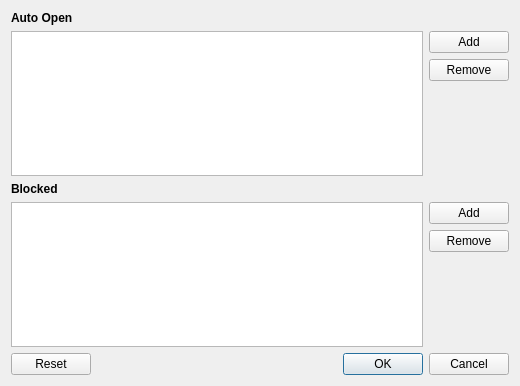
<?xml version="1.0" encoding="UTF-8"?>
<ui version="4.0">
 <class>AutoOpenProtocolsDialog</class>
 <widget class="QDialog" name="AutoOpenProtocolsDialog">
  <property name="geometry">
   <rect>
    <x>0</x>
    <y>0</y>
    <width>520</width>
    <height>386</height>
   </rect>
  </property>
  <property name="windowTitle">
   <string>Auto-Open Protocols</string>
  </property>
  <layout class="QVBoxLayout" name="verticalLayout" stretch="0,0,0,0,0">
   <item>
    <widget class="QLabel" name="label">
     <property name="text">
      <string>&lt;html&gt;&lt;head/&gt;&lt;body&gt;&lt;p&gt;&lt;span style=&quot; font-weight:700;&quot;&gt;Auto Open&lt;/span&gt;&lt;/p&gt;&lt;/body&gt;&lt;/html&gt;</string>
     </property>
    </widget>
   </item>
   <item>
    <layout class="QHBoxLayout" name="horizontalLayout">
     <item>
      <widget class="QListWidget" name="allowedList"/>
     </item>
     <item>
      <layout class="QVBoxLayout" name="verticalLayout_2">
       <item>
        <widget class="QPushButton" name="allowedAddButton">
         <property name="text">
          <string>Add</string>
         </property>
        </widget>
       </item>
       <item>
        <widget class="QPushButton" name="allowedRemoveButton">
         <property name="text">
          <string>Remove</string>
         </property>
        </widget>
       </item>
       <item>
        <spacer name="verticalSpacer">
         <property name="orientation">
          <enum>Qt::Orientation::Vertical</enum>
         </property>
         <property name="sizeHint" stdset="0">
          <size>
           <width>20</width>
           <height>40</height>
          </size>
         </property>
        </spacer>
       </item>
      </layout>
     </item>
    </layout>
   </item>
   <item>
    <widget class="QLabel" name="label_2">
     <property name="text">
      <string>&lt;html&gt;&lt;head/&gt;&lt;body&gt;&lt;p&gt;&lt;span style=&quot; font-weight:700;&quot;&gt;Blocked&lt;/span&gt;&lt;/p&gt;&lt;/body&gt;&lt;/html&gt;</string>
     </property>
    </widget>
   </item>
   <item>
    <layout class="QHBoxLayout" name="horizontalLayout_2">
     <item>
      <widget class="QListWidget" name="blockedList"/>
     </item>
     <item>
      <layout class="QVBoxLayout" name="verticalLayout_3">
       <item>
        <widget class="QPushButton" name="blockedAddButton">
         <property name="text">
          <string>Add</string>
         </property>
        </widget>
       </item>
       <item>
        <widget class="QPushButton" name="blockedRemoveButton">
         <property name="text">
          <string>Remove</string>
         </property>
        </widget>
       </item>
       <item>
        <spacer name="verticalSpacer_2">
         <property name="orientation">
          <enum>Qt::Orientation::Vertical</enum>
         </property>
         <property name="sizeHint" stdset="0">
          <size>
           <width>20</width>
           <height>40</height>
          </size>
         </property>
        </spacer>
       </item>
      </layout>
     </item>
    </layout>
   </item>
   <item>
    <widget class="QDialogButtonBox" name="buttonBox">
     <property name="orientation">
      <enum>Qt::Orientation::Horizontal</enum>
     </property>
     <property name="standardButtons">
      <set>QDialogButtonBox::StandardButton::Cancel|QDialogButtonBox::StandardButton::Ok|QDialogButtonBox::StandardButton::Reset</set>
     </property>
    </widget>
   </item>
  </layout>
 </widget>
 <resources/>
 <connections>
  <connection>
   <sender>buttonBox</sender>
   <signal>accepted()</signal>
   <receiver>AutoOpenProtocolsDialog</receiver>
   <slot>accept()</slot>
   <hints>
    <hint type="sourcelabel">
     <x>20</x>
     <y>20</y>
    </hint>
    <hint type="destinationlabel">
     <x>20</x>
     <y>20</y>
    </hint>
   </hints>
  </connection>
  <connection>
   <sender>buttonBox</sender>
   <signal>rejected()</signal>
   <receiver>AutoOpenProtocolsDialog</receiver>
   <slot>reject()</slot>
   <hints>
    <hint type="sourcelabel">
     <x>20</x>
     <y>20</y>
    </hint>
    <hint type="destinationlabel">
     <x>20</x>
     <y>20</y>
    </hint>
   </hints>
  </connection>
 </connections>
</ui>
